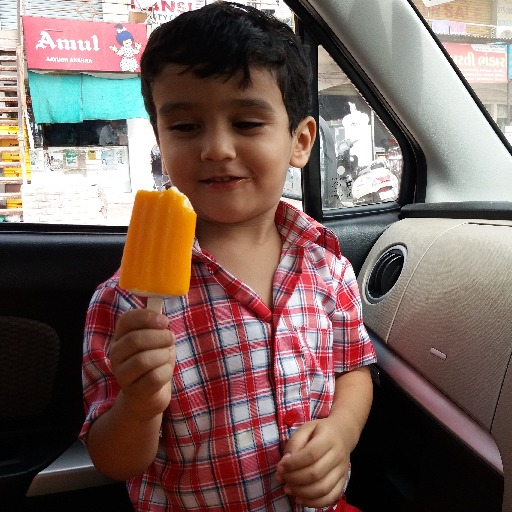
#> input picture Semester-7/DSE-05 DIP_Practicals/result/input.png, 512 x 512 px
$ python practical1.py
#> lines starting #> are read from the running program, lines starting #| are printed output that depends on the picture; after the words box and inside, x2 and y2 are one past the last pixel; in counts of white or black regions, pixels touching at a corner belong together
# 1. Basic Image Operations.
#     - a. Read and display image.
#     - b. Resize a given image.
#     - c. Convert a given color image into a corresponding gray-scale image.
#     - d. Convert a given color/gray-scale image into black & white image and draw the image profile.
#     - e. Separate a given color image into three R, G & B planes.
#     - f. Create a color image using separate three R, G and B planes.
#     - g. Write given 2-D data in image file.


import cv2
import numpy as np
import matplotlib.pyplot as plt
import os

# Create result directory
os.makedirs("result/program1", exist_ok=True)

# Load input image
img = cv2.imread("result/input.png")
#> img is the input picture: shape (512, 512, 3); mean B, G, R 92.3, 98.1, 119.7
if img is None:
    # Fallback: generate a sample image
    img = np.zeros((300, 300, 3), dtype=np.uint8)
    img[50:250, 50:250] = [0, 0, 255]  # Blue square
    img[100:200, 100:200] = [0, 255, 0]  # Green square
cv2.imwrite("result/program1/input.jpg", img)

# a. Read and display image
img = cv2.imread("result/program1/input.jpg")

# b. Resize a given image
resized = cv2.resize(img, (150, 150))
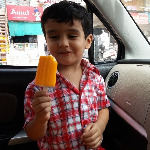
#> resized: shape (150, 150, 3); mean B, G, R 92.2, 98, 119.5
cv2.imwrite("result/program1/resized.jpg", resized)

# c. Convert a given color image into a corresponding gray-scale image
gray = cv2.cvtColor(img, cv2.COLOR_BGR2GRAY)
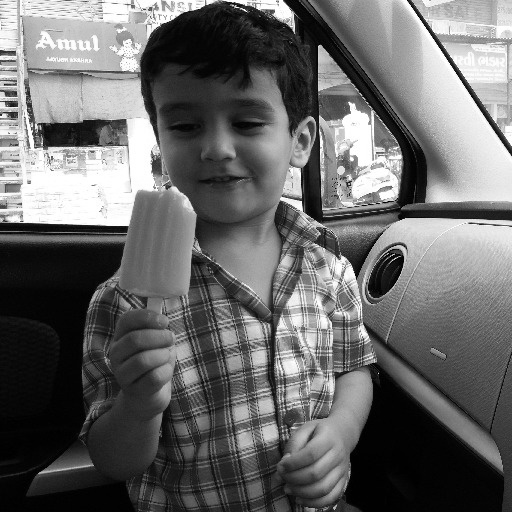
#> gray: shape (512, 512); min 0, max 255, mean 103.9
cv2.imwrite("result/program1/grayscale.jpg", gray)

# d. Convert a given color/gray-scale image into black & white image
_, bw = cv2.threshold(gray, 127, 255, cv2.THRESH_BINARY)
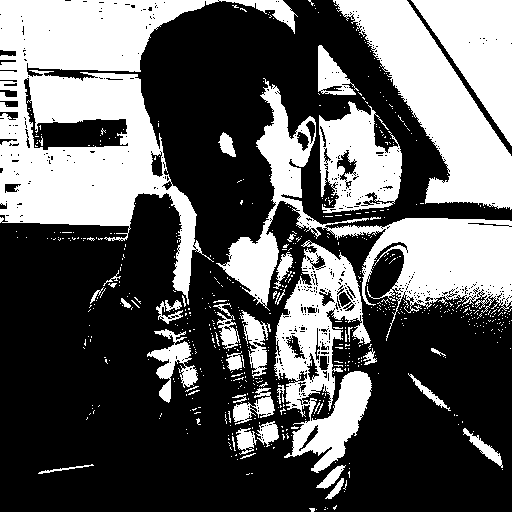
#> bw: shape (512, 512); 37.2% white; 637 white regions (594 under 20 px), largest, box (x1, y1, x2, y2) and area: (0, 0, 298, 305) 32836, (216, 78, 512, 341) 16817, (333, 0, 512, 210) 14370
cv2.imwrite("result/program1/black_white.jpg", bw)

# Image profile
row_profile = gray.mean(axis=1)
#> row_profile = 512 values, max 197.9 at index 0, min 22.19 at index 506, mean 103.9
col_profile = gray.mean(axis=0)
#> col_profile = 512 values, max 145.8 at index 497, min 51.64 at index 209, mean 103.9

# e. Separate a given color image into three R, G & B planes
b, g, r = cv2.split(img)
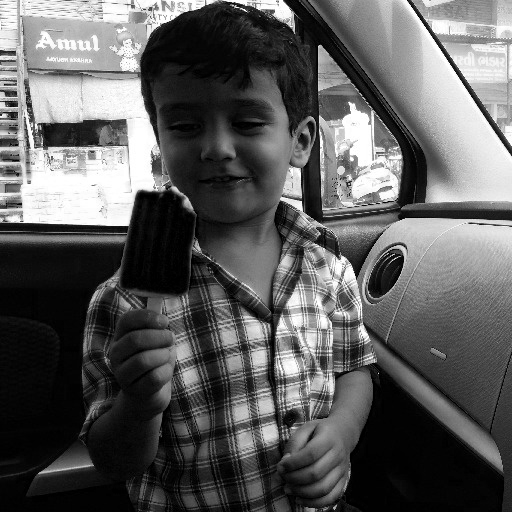
#> b: shape (512, 512); min 0, max 255, mean 92.3
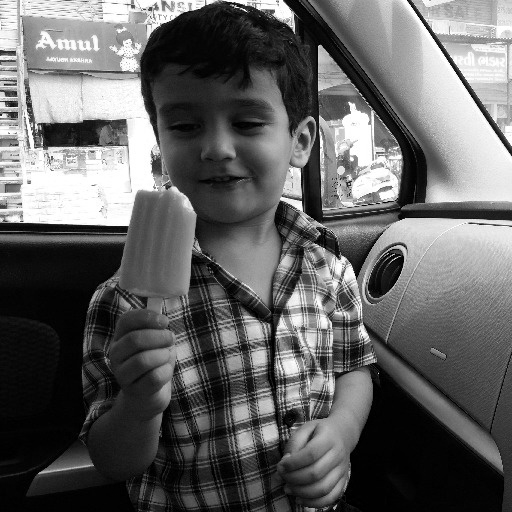
#> g: shape (512, 512); min 0, max 255, mean 98.1
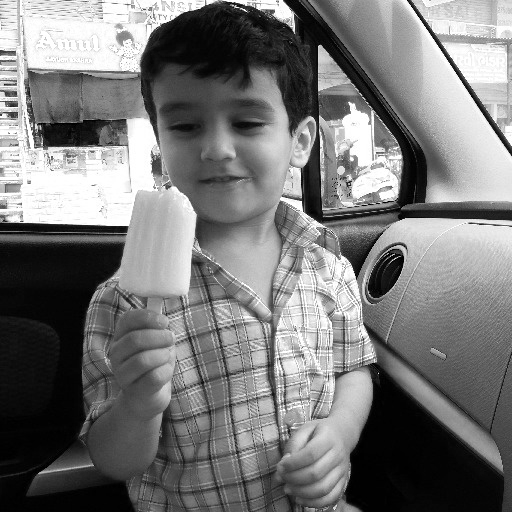
#> r: shape (512, 512); min 0, max 255, mean 119.6
cv2.imwrite("result/program1/b_plane.jpg", b)
cv2.imwrite("result/program1/g_plane.jpg", g)
cv2.imwrite("result/program1/r_plane.jpg", r)

# f. Create a color image using separate three R, G and B planes
merged = cv2.merge((b, g, r))
cv2.imwrite("result/program1/merged_rgb.jpg", merged)

# g. Write given 2-D data in image file
cv2.imwrite("result/program1/output_2d.jpg", gray)

plt.plot(row_profile, label='Row profile')
plt.plot(col_profile, label='Column profile')
plt.title('d. Image profile')
plt.xlabel('Index')
plt.ylabel('Mean intensity')
plt.legend()
plt.grid(True)
plt.savefig("result/program1/image_profile.png")
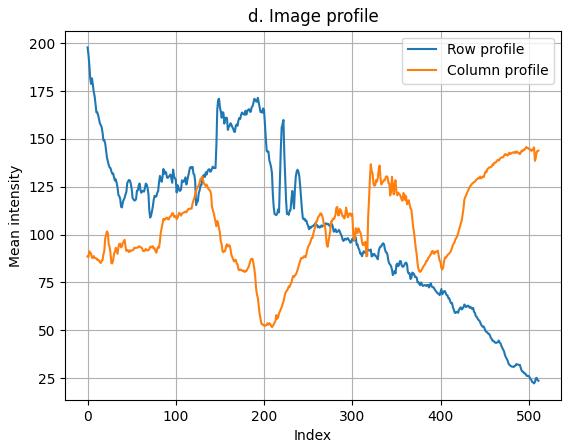
#> figure drawn by matplotlib, 1 panel; curve peaks at x = 0, y = 197.9; curve peaks at x = 497, y = 145.8
plt.close()

print("All outputs saved to result/program1/")
